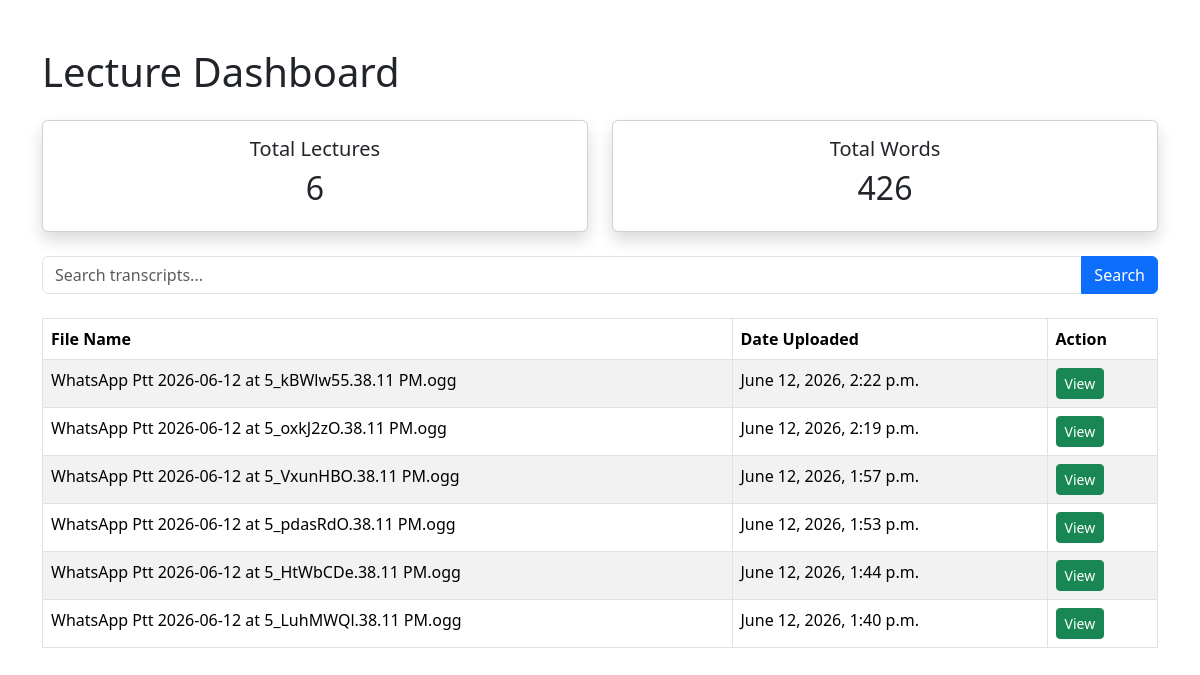
/dashboard/, run on the app's committed database.
### notes/models.py (models this page shows, shortened)
class Lecture(models.Model):
    filename = models.CharField(max_length=255)
    transcript = models.TextField()
    created_at = models.DateTimeField(auto_now_add=True)

### notes/views.py (the view)
# urls.py: path('dashboard/', views.dashboard, name='dashboard'),
def dashboard(request):
    query = request.GET.get('q')
    if query:
        lectures = Lecture.objects.filter(
            transcript__icontains=query
        ).order_by('-created_at')
    else:
        lectures = Lecture.objects.all().order_by('-created_at')
    total_lectures = Lecture.objects.count()
    total_words = 0
    for lecture in Lecture.objects.all():
        total_words += len(lecture.transcript.split())
    return render(request, 'dashboard.html', {
        'lectures': lectures,
        'query': query,
        'total_lectures': total_lectures,
        'total_words': total_words
    })

### notes/templates/dashboard.html (shortened to what this page needs)
<!DOCTYPE html>
<html>
<head>
    <link href="https://cdn.jsdelivr.net/npm/bootstrap@5.3.3/dist/css/bootstrap.min.css"
          rel="stylesheet">
</head>
<body>
<div class="container mt-5">
    <h1 class="mb-4">Lecture Dashboard</h1>
    <div class="row mb-4">
    <div class="col-md-6">
        <div class="card text-center shadow">
            <div class="card-body">
                <h5>Total Lectures</h5>
                <h2>{{ total_lectures }}</h2>
            </div>
        </div>
    </div>
    <div class="col-md-6">
        <div class="card text-center shadow">
            <div class="card-body">
                <h5>Total Words</h5>
                <h2>{{ total_words }}</h2>
            </div>
        </div>
    </div>
</div>
    <form method="GET" class="mb-4">
        <div class="input-group">
            <input
                type="text"
                name="q"
                class="form-control"
                placeholder="Search transcripts..."
                value="{{ query|default:'' }}"
            >
            <button class="btn btn-primary">
                Search
            </button>
        </div>
    </form>
    <table class="table table-bordered table-striped">
        <thead>
            <tr>
                <th>File Name</th>
                <th>Date Uploaded</th>
                <th>Action</th>
            </tr>
        </thead>
        <tbody>
        {% for lecture in lectures %}
            <tr>
                <td>{{ lecture.filename }}</td>
                <td>{{ lecture.created_at }}</td>
                <td>
                    <a href="/lecture/{{ lecture.id }}/"
                       class="btn btn-success btn-sm">
                       View
                    </a>
                </td>
            </tr>
        {% empty %}
            <tr>
                <td colspan="3">
                    No matching lectures found.
                </td>
            </tr>
        {% endfor %}
        </tbody>
    </table>
</div>
</body>
</html>

### data on the page
Lecture: filename "WhatsApp Ptt 2026-06-12 at 5_kBWlw55.38.11 PM.ogg", created_at "June 12, 2026, 2:22 p.m."
Lecture: filename "WhatsApp Ptt 2026-06-12 at 5_oxkJ2zO.38.11 PM.ogg", created_at "June 12, 2026, 2:19 p.m."
Lecture: filename "WhatsApp Ptt 2026-06-12 at 5_VxunHBO.38.11 PM.ogg", created_at "June 12, 2026, 1:57 p.m."
Lecture: filename "WhatsApp Ptt 2026-06-12 at 5_pdasRdO.38.11 PM.ogg", created_at "June 12, 2026, 1:53 p.m."
Lecture: filename "WhatsApp Ptt 2026-06-12 at 5_HtWbCDe.38.11 PM.ogg", created_at "June 12, 2026, 1:44 p.m."
Lecture: filename "WhatsApp Ptt 2026-06-12 at 5_LuhMWQl.38.11 PM.ogg", created_at "June 12, 2026, 1:40 p.m."

### other printed values
{{ total_lectures }} "6"
{{ total_words }} "426"
